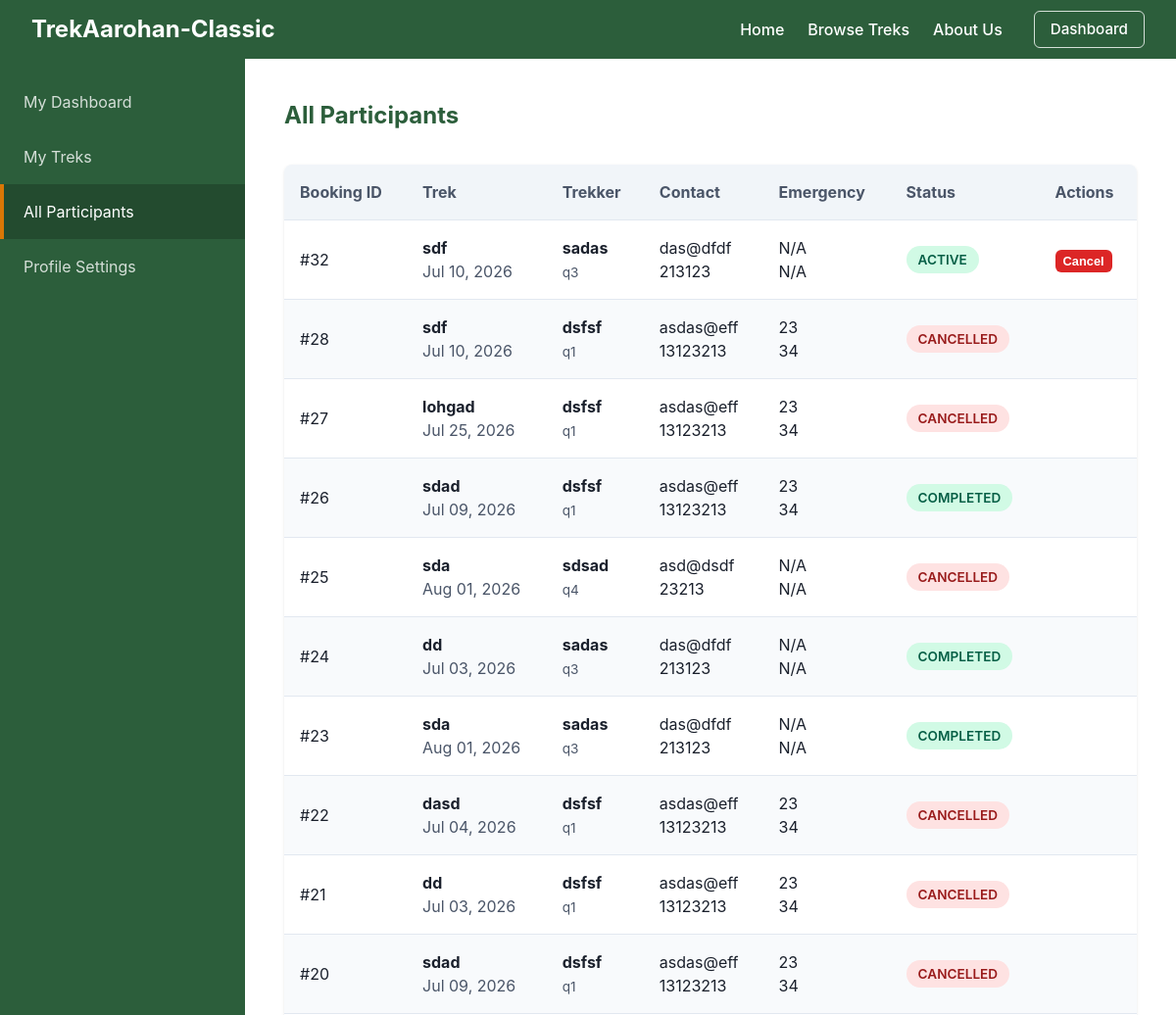
/staff/participants (signed in, upper part), run on an earlier commit of the app's database.
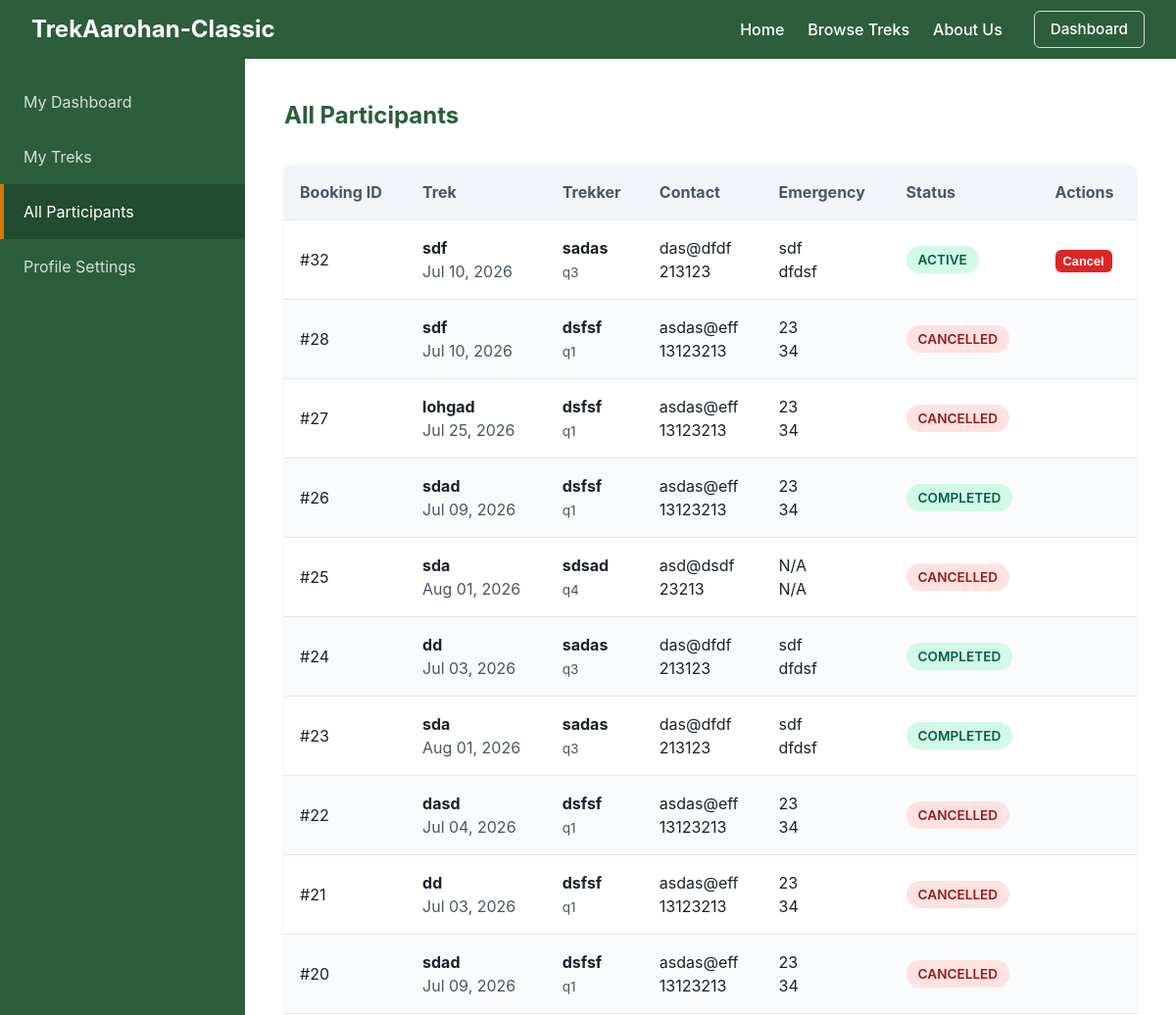
And on a later commit of the database.
### models.py (models this page shows)
class Booking(db.Model):
    __tablename__ = "booking"
    id = db.Column(db.Integer, primary_key=True, autoincrement=True)
    user_id = db.Column(db.Integer, db.ForeignKey("user.id"), nullable=False)
    trek_id = db.Column(db.Integer, db.ForeignKey("trek.id"), nullable=False)
    booking_date = db.Column(db.DateTime, default=datetime.utcnow, nullable=False)
    cancelled_date = db.Column(db.DateTime, nullable=True)
    status = db.Column(db.String(20), default="booked", nullable=False)  # "booked", "cancelled", "completed"

class User(db.Model, UserMixin):
    __tablename__ = "user"
    id = db.Column(db.Integer, primary_key=True, autoincrement=True)
    username = db.Column(db.String(50), unique=True, nullable=False)
    password = db.Column(db.String(255), nullable=False)
    role = db.Column(db.Integer, default=0, nullable=False)  # 0 = Trekker, 1 = Staff, 2 = Admin
    name = db.Column(db.String(100), nullable=False)
    email = db.Column(db.String(120), unique=True, nullable=False)
    phone = db.Column(db.String(20), nullable=False)
    emergency_phone = db.Column(db.String(20), nullable=True)
    emergency_relation = db.Column(db.String(50), nullable=True)
    experience = db.Column(db.Text, nullable=True)  # Used for Staff
    is_approved = db.Column(db.Boolean, default=False)  # Used for Staff
    is_blacklisted = db.Column(db.Boolean, default=False)
    assigned_treks = db.relationship("Trek", backref="staff", lazy=True)
    bookings = db.relationship("Booking", backref="user", lazy=True)

class Trek(db.Model):
    __tablename__ = "trek"
    id = db.Column(db.Integer, primary_key=True, autoincrement=True)
    name = db.Column(db.String(100), nullable=False)
    description = db.Column(db.Text, nullable=True)
    difficulty = db.Column(db.String(20), nullable=False)  # "easy", "medium", "hard"
    location = db.Column(db.String(100), nullable=False)
    slots_available = db.Column(db.Integer, nullable=False)
    start_date = db.Column(db.Date, nullable=False)
    end_date = db.Column(db.Date, nullable=False)
    status = db.Column(db.String(20), default="open", nullable=False)  # "open", "full", "ongoing", "completed", "cancelled"
    assigned_staff_id = db.Column(db.Integer, db.ForeignKey("user.id"), nullable=False)
    cover_image = db.Column(db.String(255), nullable=True)
    price = db.Column(db.Float, default=0.0, nullable=False)
    bookings = db.relationship("Booking", backref="trek", lazy=True)

### app.py (the view)
    @app.route("/staff/participants")
    @login_required
    def staff_participants():
        if current_user.role != 1 or not current_user.is_approved:
            return redirect(url_for("home"))
        assigned_treks = Trek.query.filter_by(assigned_staff_id=current_user.id).all()
        trek_ids = [t.id for t in assigned_treks]
        if trek_ids:
            bookings = Booking.query.filter(Booking.trek_id.in_(trek_ids)).order_by(Booking.booking_date.desc()).all()
        else:
            bookings = []
        return render_template("staff_participants.html", bookings=bookings)

### templates/staff_participants.html
{% extends "staff_base.html" %}
{% set active_page = "participants" %}
{% block dashboard_content %}
    <h2>All Participants</h2>
    {% if bookings %}
    <div class="data-table-wrapper" style="margin-top: 2rem;">
        <table class="data-table">
                <thead>
                    <tr>
                        <th>Booking ID</th>
                        <th>Trek</th>
                        <th>Trekker</th>
                        <th>Contact</th>
                        <th>Emergency</th>
                        <th>Status</th>
                        <th>Actions</th>
                    </tr>
                </thead>
                <tbody>
                    {% for booking in bookings %}
                    <tr>
                        <td>#{{ booking.id }}</td>
                        <td>
                            <strong>{{ booking.trek.name }}</strong><br>
                            <span style="color: var(--secondary-color);">{{ booking.trek.start_date.strftime("%b %d, %Y") }}</span>
                        </td>
                        <td>
                            <strong>{{ booking.user.name }}</strong><br>
                            <span style="font-size: 0.85rem; color: var(--secondary-color);">{{ booking.user.username }}</span>
                        </td>
                        <td>
                            {{ booking.user.email }}<br>
                            {{ booking.user.phone or "N/A" }}
                        </td>
                        <td>
                            {{ booking.user.emergency_relation or "N/A" }}<br>
                            {{ booking.user.emergency_phone or "N/A" }}
                        </td>
                        <td>
                            {% if booking.status == 'booked' %}
                                <span class="badge badge-active">Active</span>
                            {% elif booking.status == 'cancelled' %}
                                <span class="badge badge-blacklisted">Cancelled</span>
                            {% else %}
                                <span class="badge badge-approved">Completed</span>
                            {% endif %}
                        </td>
                        <td>
                            {% if booking.status == 'booked' %}
                            <form action="{{ url_for('staff_cancel_participant', booking_id=booking.id) }}" method="POST" style="margin: 0;">
                                <button type="submit" class="btn btn-danger" style="padding: 0.25rem 0.5rem; font-size: 0.8rem;" onclick="return confirm('Are you sure you want to cancel this booking? This will reopen a slot.');">Cancel</button>
                            </form>
                            {% endif %}
                        </td>
                    </tr>
                    {% endfor %}
                </tbody>
            </table>
        </div>
        {% else %}
        <p style="color: var(--secondary-color); text-align: center; padding: 2rem 0;">No active participants found across your assigned treks.</p>
        {% endif %}
{% endblock %}

What changed in the data, as far as the page shows it:
changed through a linked row, Booking id 32: user "N/A" → "sdf"; user "N/A" → "dfdsf"
changed through a linked row, Booking id 24: user "N/A" → "sdf"; user "N/A" → "dfdsf"
changed through a linked row, Booking id 23: user "N/A" → "sdf"; user "N/A" → "dfdsf"
